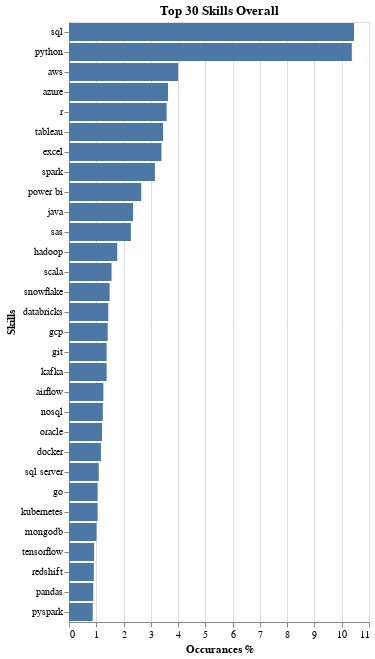

The notebook cell this image was saved under:
### Markdown cell above
#### Analysis and Visualization

### Code cell
top_skills = percentage_table.head(30).reset_index()
top_skills = top_skills[['job_skills', 'total']]

display(top_skills.head(15).T)

skills_bar = alt.Chart(top_skills).mark_bar().encode(
    x=alt.X('total:Q', title='Occurances %'),
    y=alt.Y('job_skills:N', sort='-x', title='Skills')
).properties(
    title='Top 30 Skills Overall'
)

skills_bar

### Figure 1 — Vega-Lite specification as saved in the notebook (floating-point values rounded to 4 significant figures)
{"config": {"view": {"continuousWidth": 300, "continuousHeight": 300}}, "data": {"name": "data-c67eda5f9bb27cd136fb3977d84b169e"}, "mark": {"type": "bar"}, "encoding": {"x": {"field": "total", "title": "Occurances %", "type": "quantitative"}, "y": {"field": "job_skills", "sort": "-x", "title": "Skills", "type": "nominal"}}, "title": "Top 30 Skills Overall", "$schema": "https://vega.github.io/schema/vega-lite/v5.20.1.json", "datasets": {"data-c67eda5f9bb27cd136fb3977d84b169e": [{"job_skills": "sql", "total": 10.45}, {"job_skills": "python", "total": 10.37}, {"job_skills": "aws", "total": 4.0}, {"job_skills": "azure", "total": 3.63}, {"job_skills": "r", "total": 3.58}, {"job_skills": "tableau", "total": 3.45}, {"job_skills": "excel", "total": 3.39}, {"job_skills": "spark", "total": 3.15}, {"job_skills": "power bi", "total": 2.65}, {"job_skills": "java", "total": 2.35}, {"job_skills": "sas", "total": 2.27}, {"job_skills": "hadoop", "total": 1.77}, {"job_skills": "scala", "total": 1.56}, {"job_skills": "snowflake", "total": 1.49}, {"job_skills": "databricks", "total": 1.44}, {"job_skills": "gcp", "total": 1.42}, {"job_skills": "git", "total": 1.38}, {"job_skills": "kafka", "total": 1.38}, {"job_skills": "airflow", "total": 1.26}, {"job_skills": "nosql", "total": 1.24}, {"job_skills": "oracle", "total": 1.21}, {"job_skills": "docker", "total": 1.17}, {"job_skills": "sql server", "total": 1.09}, {"job_skills": "go", "total": 1.05}, {"job_skills": "kubernetes", "total": 1.05}, {"job_skills": "mongodb", "total": 1.01}, {"job_skills": "tensorflow", "total": 0.92}, {"job_skills": "redshift", "total": 0.91}, {"job_skills": "pandas", "total": 0.89}, {"job_skills": "pyspark", "total": 0.87}]}}
